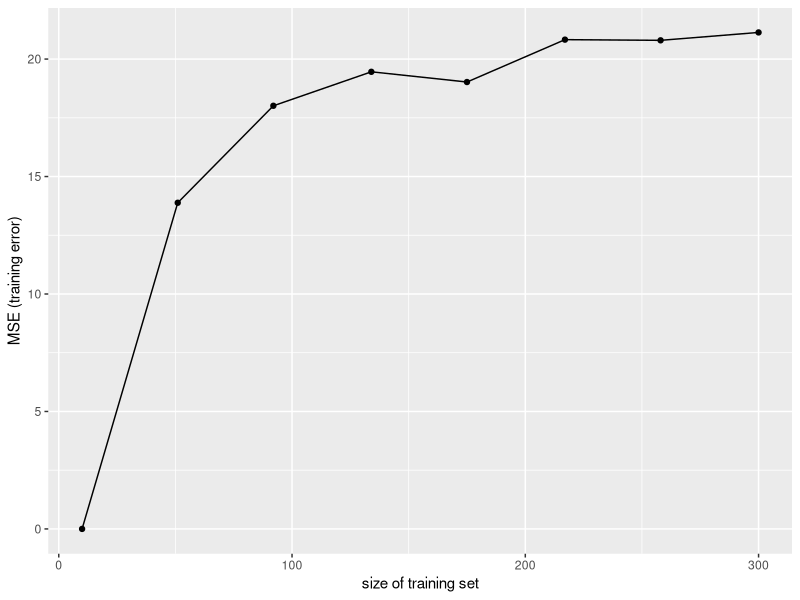
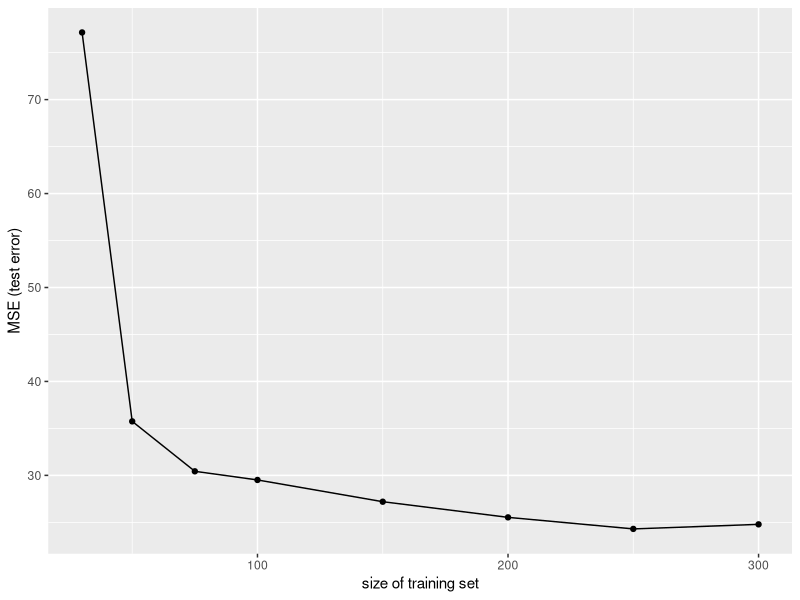
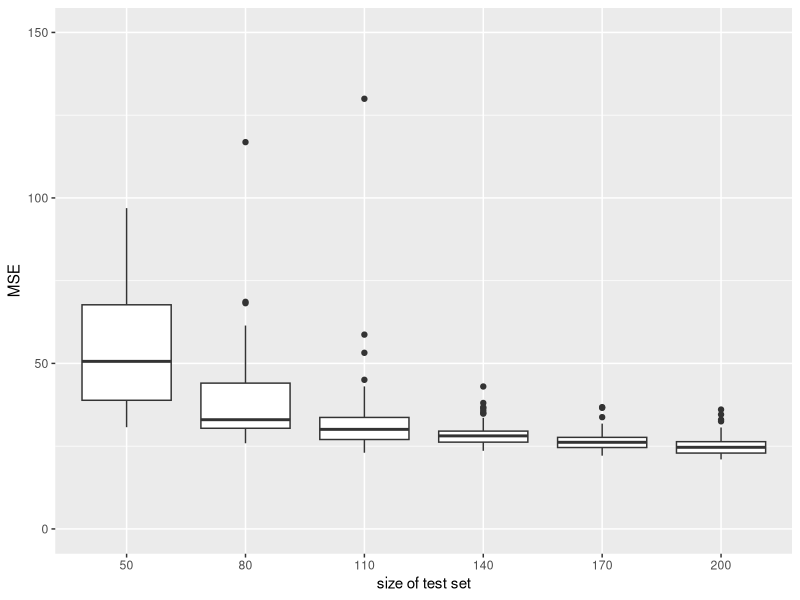
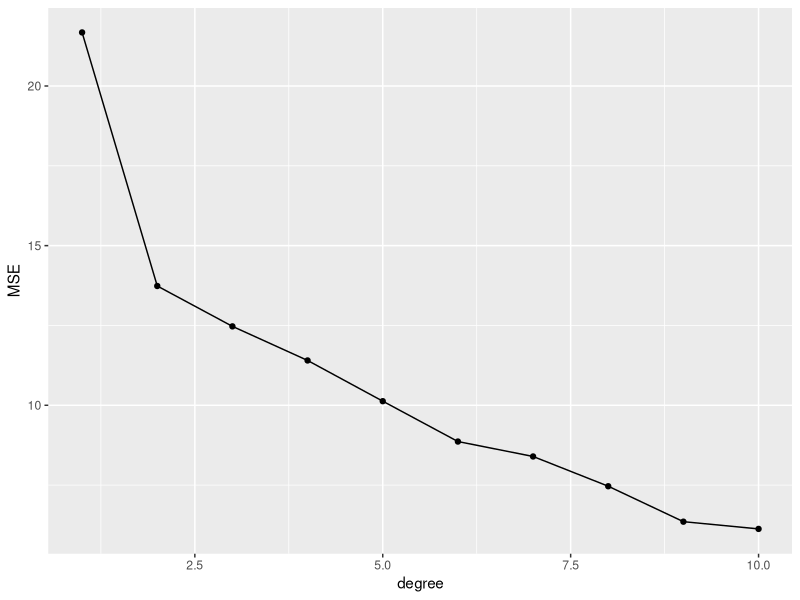
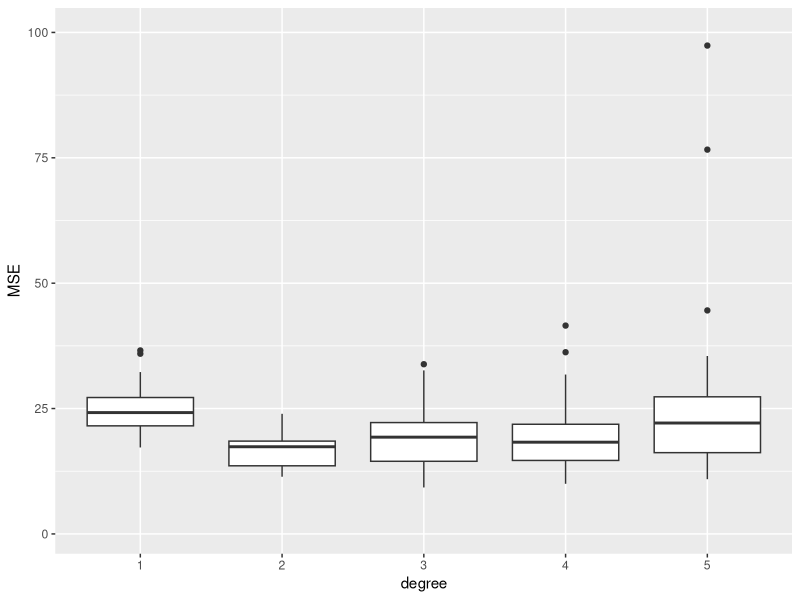
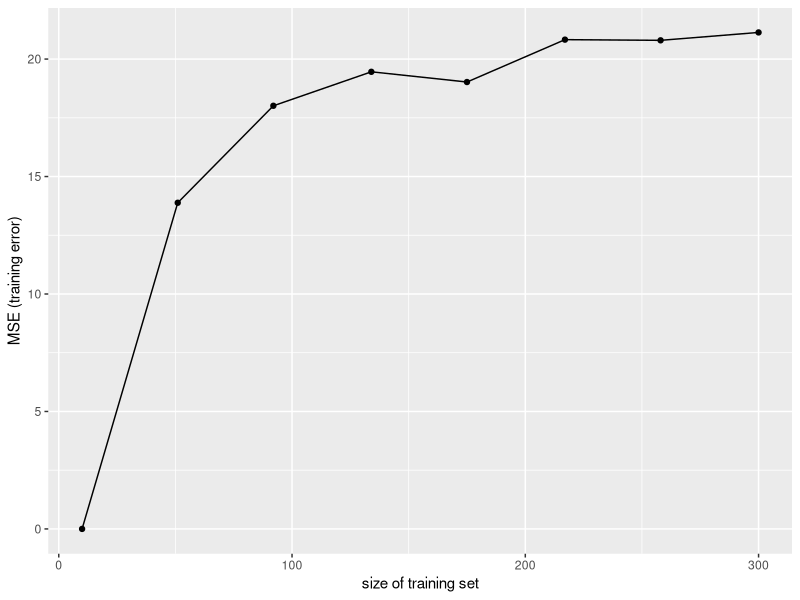
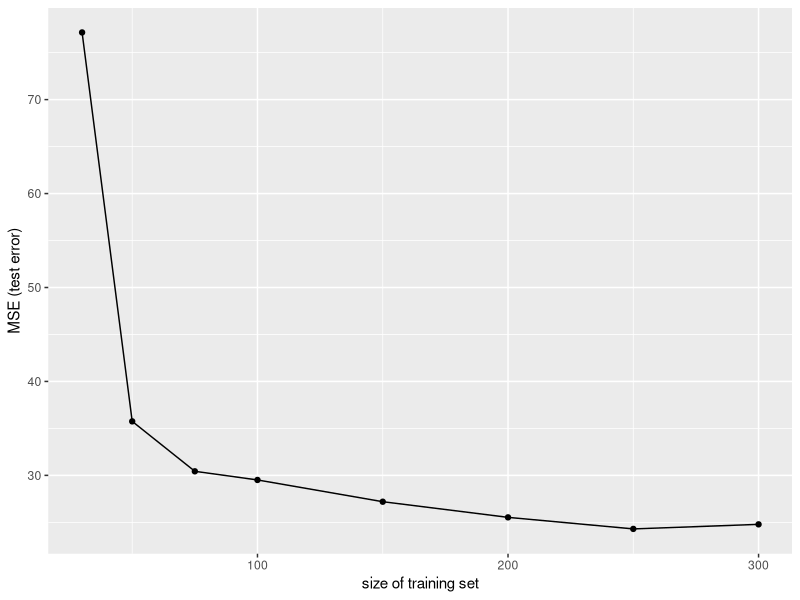
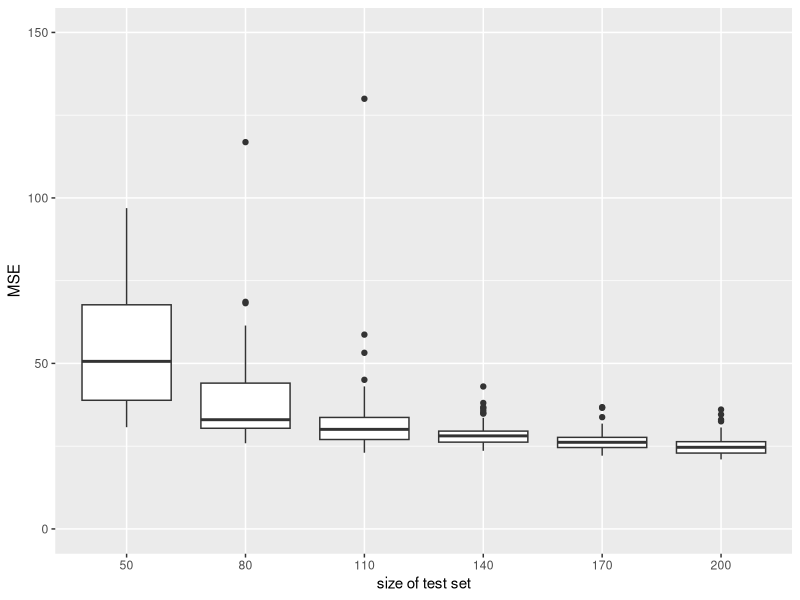

The R source for these figures, in order:
# PREREQ -----------------------------------------------------------------------
library(ggplot2)
library(tidyverse)
library(MASS)
library(dplyr)

# DATA -------------------------------------------------------------------------

set.seed(123L)
ss_iters = 50L


# EXPERIMENT -------------------------------------------------------------------

data = Boston
n = nrow(data)





plot_line <- function(results) {
  
}











#-------------------------------------------------------------------------------
# Increasing training set size (Traing error)
#-------------------------------------------------------------------------------

test_size = 206L
train_sizes = as.integer(c(seq(10, n-test_size, length.out= 8)))

x = colnames(data)[-c(4,14,2,9, 3, 12, 10)]
#formula = as.formula(paste('medv ~',paste('poly(',x,',1)',collapse = ' + '), '+ chas + zn + rad + indus +black+tax'))

formula = as.formula('medv ~ .')

length = length(train_sizes)*ss_iters
results_train1 = data.frame(error = numeric(length),
                  train_size = numeric(length),
                  rep = numeric(length),
                  stringsAsFactors = FALSE)

index = 1  
for (j in seq_along(train_sizes)) {

  for(k in seq_len(ss_iters)){
    
    #select train set
    train_set = sample(n, train_sizes[[j]])
    
    #train model
    lm=lm(formula, data=data[train_set,])
    
    pred_train = predict(lm)
    true_value = data$medv[train_set]
    
    #calc MSE
    train_err = mean((pred_train - true_value)^2)
    
    
    #fill data frame 
    results_train1$train_size[index] = train_sizes[[j]]
    results_train1$error[index] = train_err
    results_train1$rep[index] = k
    
    index = index + 1

  }
}
  



results_train1 <- results_train1 %>% 
  group_by(train_size) %>% 
  mutate(mean_error = mean(error))  %>%
  dplyr::select(train_size, mean_error) %>%
  distinct()

p1 <- ggplot(data= results_train1, aes(x = train_size, y= mean_error)) +
  geom_line() +
  geom_point()+
  #theme_minimal() +
  #scale_color_viridis_d(begin= 0.4, end = 0.9) +
  xlab("size of training set") +
  ylab("MSE (training error)")

p1

ggsave("../figure/fig-train-vs-test-error-1.pdf", p1, width = 8, height = 5)

#-------------------------------------------------------------------------------
# Increasing training set size (Test error)
#-------------------------------------------------------------------------------

#test_size = 206L
##train_sizes = as.integer(c(3,seq(50, n-test_size, by= 50)))
train_sizes = c(30, 50, 75, 100, 150, 200,250, 300)
#data frame
length = length(train_sizes)*ss_iters
results_train2 = data.frame(error = numeric(length),
                           train_size = numeric(length),
                           rep = numeric(length),
                           stringsAsFactors = FALSE)

index=1
for (j in seq_along(train_sizes)) {
  for(k in seq_len(ss_iters)){
    
    #select train set
    train_set = sample(n, train_sizes[[j]])
    
    #train model
    lm =lm(formula, data=data[train_set,])
    
    pred_test = predict(lm, data[-train_set,])
    
    true_value = data$medv[-train_set]
    
    #calc MSE
    test_err = mean((pred_test - true_value)^2)
    
    #fill data frame 
    results_train2$train_size[index] = train_sizes[[j]]
    results_train2$error[index] = test_err
    results_train2$rep[index] = k
    
    index = index + 1
  }
}


results_train2 <- results_train2 %>% 
  group_by(train_size) %>% 
  mutate(mean_error = mean(error))  %>%
  dplyr::select(train_size, mean_error) %>%
  distinct()

p2 <- ggplot(data= results_train2, aes(x = train_size, y= mean_error)) +
  geom_line() +
  geom_point()+
  #theme_minimal() +
  #scale_color_viridis_d(begin= 0.4, end = 0.9) +
  xlab("size of training set") +
  ylab("MSE (test error)")

p2


ggsave("../figure/fig-train-vs-test-error-2.pdf", p2, width = 8, height = 5)



#-------------------------------------------------------------------------------
# Increasing test set size (Test error)
#-------------------------------------------------------------------------------

train_size = 306 
tests_sizes = as.integer(c(seq(50, n-train_size, length.out = 6)))

length = length(tests_sizes)*ss_iters
results_test = data.frame(error = numeric(length),
                           type = character(length),
                           test_size = numeric(length),
                           rep = numeric(length),
                           stringsAsFactors = FALSE)


index=1
for (j in seq_along(tests_sizes)) {
  for(k in seq_len(ss_iters)){
    
    #select train set
    train_set = sample(n, train_sizes[[j]])
    
    #train model
    lm =lm(formula, data=data[train_set,])
    
    pred_test = predict(lm, data[-train_set,])
    
    true_value = data$medv[-train_set]
    
    #calc MSE
    test_err = mean((pred_test - true_value)^2)
    
    
    #fill data frame
    
    results_test$test_size[index] = tests_sizes[[j]]
    results_test$error[index] = test_err
    results_test$rep[index] = k
    index=index+1
  }
}
p3 <- ggplot(data= results_test, aes(x = factor(test_size), y= error)) +
  geom_boxplot() +
  #theme_minimal() +
  #scale_fill_viridis_d(begin= 0.4, end = 0.9) +
  xlab("size of test set") +
  ylab("MSE")+ 
  theme(legend.position = "none") +
  ylim(c(0,150))
p3 
ggsave("../figure/fig-train-vs-test-error-3.pdf", p3, width = 8, height = 5)
#-------------------------------------------------------------------------------
# Variation of model complexity (Train error)
#-------------------------------------------------------------------------------
complexity_k = seq(1, 10)
x = colnames(data)[-c(4,14,2,9, 3)]
formula_compl = lapply(complexity_k,
                       function (i)
                         as.formula(
                           paste('medv ~',paste('poly(',x,',', i, ')',collapse = ' + '), 
                                 '+ chas + zn + rad + indus')))

train_size = as.integer(0.7*n)

length = length(complexity_k)*ss_iters
results_complexity1 = data.frame(error = numeric(length),
                           complexity = numeric(length),
                           rep = numeric(length),
                           stringsAsFactors = FALSE)

index=1
for (j in seq_along(complexity_k)) {
  
  for(k in seq_len(ss_iters)){
    
    
    #select train set
    train_set = sample(n, train_size)
    
    #train model
    lm =lm(formula_compl[[j]], data=data[train_set,])
    
    pred_train = predict(lm)
    
    true_value = data$medv[train_set]
    
    #calc MSE
    train_err = mean((pred_train - true_value)^2)
    
    
    
    #fill data frame 
    results_complexity1$complexity[index] = complexity_k[[j]]
    results_complexity1$error[index] = train_err
    results_complexity1$type[index] = "train error"
    results_complexity1$rep[index] = k
    index= index+1

  }
}

results_complexity1 <- results_complexity1 %>% 
  group_by(complexity) %>% 
  mutate(mean_error = mean(error))  %>%
  dplyr::select(complexity, mean_error) %>%
  distinct()


p4 <- ggplot(data= results_complexity1, aes(x = complexity, y= mean_error)) +
  geom_line() +
  geom_point()+
  #theme_minimal() +
  scale_fill_viridis_d(begin= 0.4, end = 0.9) +
  xlab("degree") +
  #scale_x_discrete(limits = rev(unique(sort(results_complexity1$complexity)))) +
  ylab("MSE")
p4

ggsave("../figure/fig-train-vs-test-error-4.pdf", p4, width = 8, height = 5)

#-------------------------------------------------------------------------------
# Variation of model complexity (Test Error)
#-------------------------------------------------------------------------------

complexity_k = seq(1, 5)
x = colnames(data)[-c(4,14,2,9, 3)]
formula_compl = lapply(complexity_k,
                       function (i)
                       as.formula(
  paste('medv ~',paste('poly(',x,',', i, ')',collapse = ' + '), 
        '+ chas + zn + rad + indus')))

train_size = as.integer(0.7*n)

length = length(complexity_k)*ss_iters
results_complexity2 = data.frame(error = numeric(length),
                                complexity = factor(length, levels = complexity_k),
                                rep = numeric(length),
                                stringsAsFactors = FALSE)

index=1
for (j in seq_along(complexity_k)) {
  
  for(k in seq_len(ss_iters)){
    
    
    #select train set
    train_set = sample(n, train_size)
    
    #train model
    lm =lm(formula_compl[[j]], data=data[train_set,])
    
    pred_test = predict(lm, data[-train_set,])
    
    true_value = data$medv[-train_set]
    
    #calc MSE
    test_err = mean((pred_test - true_value)^2)
    
    
    #fill data frame 
    
    results_complexity2$complexity[index] = complexity_k[[j]]
    results_complexity2$error[index] = test_err
    results_complexity2$rep[index] = k
    index= index+1
  }
}


p5 <- ggplot(data= results_complexity2, aes(x = complexity, y= error)) +
  geom_boxplot() +
  #theme_minimal() +
  scale_fill_viridis_d(begin= 0.4, end = 0.9) +
  xlab("degree") +
  ylab("MSE") +
  ylim(c(1,100))
p5

ggsave("../figure/fig-train-vs-test-error-5.pdf", p5, width = 8, height = 5)
